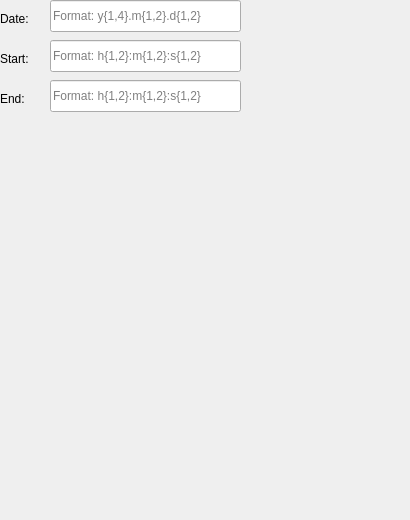
<?xml version="1.0" encoding="UTF-8"?>
<ui version="4.0">
 <class>AppointmentWidget</class>
 <widget class="QWidget" name="AppointmentWidget">
  <property name="geometry">
   <rect>
    <x>0</x>
    <y>0</y>
    <width>410</width>
    <height>520</height>
   </rect>
  </property>
  <property name="windowTitle">
   <string>Form</string>
  </property>
  <widget class="QLabel" name="date_label">
   <property name="geometry">
    <rect>
     <x>0</x>
     <y>10</y>
     <width>41</width>
     <height>18</height>
    </rect>
   </property>
   <property name="text">
    <string>Date:</string>
   </property>
  </widget>
  <widget class="QLineEdit" name="date">
   <property name="geometry">
    <rect>
     <x>50</x>
     <y>0</y>
     <width>191</width>
     <height>32</height>
    </rect>
   </property>
   <property name="placeholderText">
    <string>Format: y{1,4}.m{1,2}.d{1,2}</string>
   </property>
  </widget>
  <widget class="QLabel" name="start_label">
   <property name="geometry">
    <rect>
     <x>0</x>
     <y>50</y>
     <width>41</width>
     <height>18</height>
    </rect>
   </property>
   <property name="text">
    <string>Start:</string>
   </property>
  </widget>
  <widget class="QLineEdit" name="start">
   <property name="geometry">
    <rect>
     <x>50</x>
     <y>40</y>
     <width>191</width>
     <height>32</height>
    </rect>
   </property>
   <property name="placeholderText">
    <string>Format: h{1,2}:m{1,2}:s{1,2}</string>
   </property>
  </widget>
  <widget class="QWidget" name="widget" native="true">
   <property name="geometry">
    <rect>
     <x>0</x>
     <y>120</y>
     <width>410</width>
     <height>400</height>
    </rect>
   </property>
  </widget>
  <widget class="QLabel" name="end_label">
   <property name="geometry">
    <rect>
     <x>0</x>
     <y>90</y>
     <width>41</width>
     <height>18</height>
    </rect>
   </property>
   <property name="text">
    <string>End:</string>
   </property>
  </widget>
  <widget class="QLineEdit" name="end">
   <property name="geometry">
    <rect>
     <x>50</x>
     <y>80</y>
     <width>191</width>
     <height>32</height>
    </rect>
   </property>
   <property name="placeholderText">
    <string>Format: h{1,2}:m{1,2}:s{1,2}</string>
   </property>
  </widget>
 </widget>
 <resources/>
 <connections/>
</ui>
